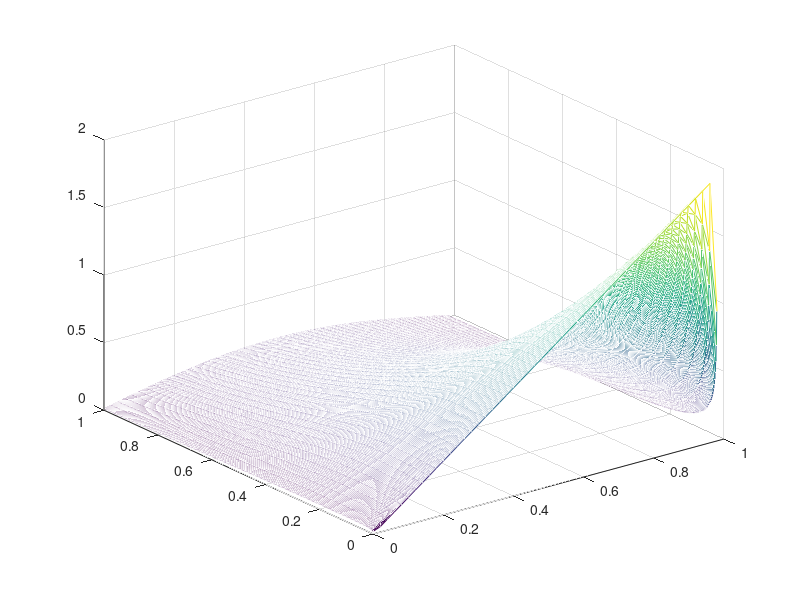

Source code (MATLAB):
k_o =1/5000;
h_o =1/50;

k = 1000;
h = 50;
v = k_o/(h_o*h_o);
U = zeros(h,1);
w = zeros(1,k);
for m =1:h
    U(m,1) = (m-1)/h;
end
for m =1:k
    w(1,m) = (m-1)/k;
end
y_fun=2*U;%test funtion
equ = zeros(h,h);
op =eye(h,h)*(1-2*v);
equ = equ + eye(h,h)*(1-2*v);
res = zeros(k,h);
for i=1:h-1
    equ(i+1,i)=v;
    equ(i,i+1)=v;
end
for m=1:k
    y_fun = equ*y_fun;
    res(m,:) = y_fun;
end

mesh(U,w,res)

